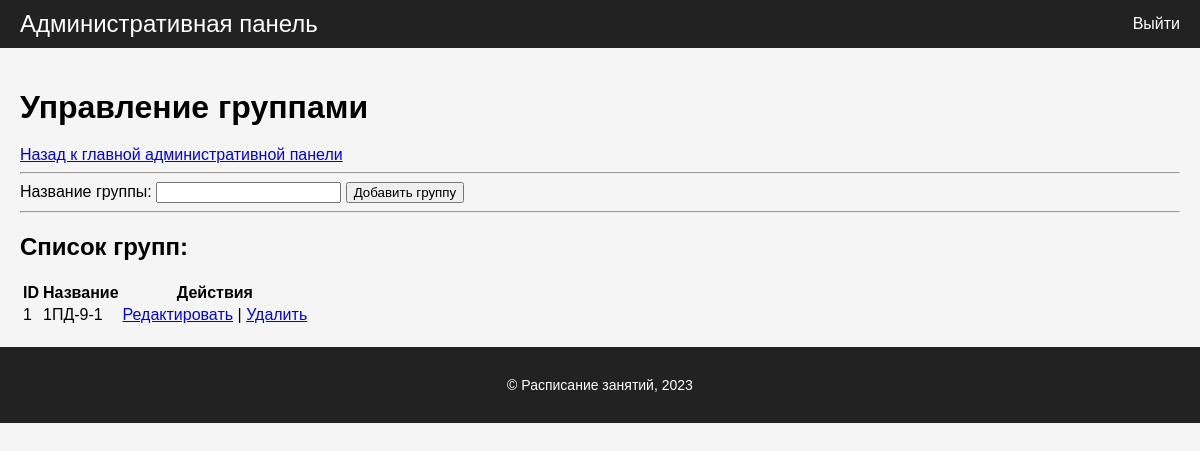
Before: /admin/groups.php (signed in) with the older database file.
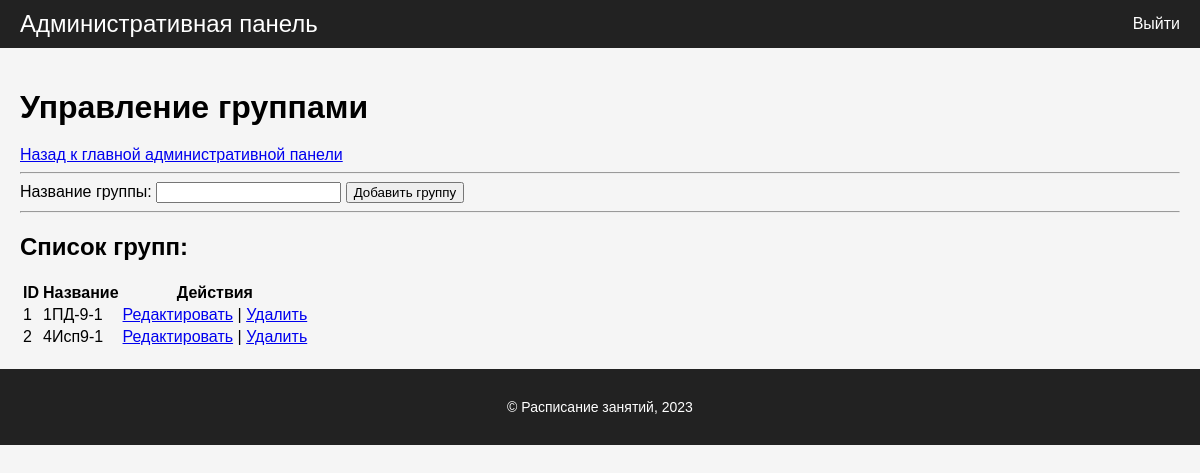
After: the same page with the newer database file.
### tables this page shows
CREATE TABLE groups (
    id INTEGER PRIMARY KEY AUTOINCREMENT,
    name TEXT NOT NULL
);

### includes/functions.php (called while the page is built, shortened)
<?php
function get_groups() {
    $db = get_db_connection();
    $sql = "SELECT * FROM groups ORDER BY name";
    $result = $db->query($sql)->fetchAll(PDO::FETCH_ASSOC);
    return $result;
}

### admin/groups.php (the view, shortened to what this page needs)
<?php
require_once('../includes/functions.php');
include('../templates/header.php');
?>
<!DOCTYPE html>
<html lang="ru">
<head>
    <link rel="stylesheet" href="../css/admin.css">
</head>
<body>
    <div class="container">
        <h1>Управление группами</h1>
        <a href="index.php">Назад к главной административной панели</a>
        <hr>
        <form method="post" id="add_group_form">
            <label for="group_name">Название группы:</label>
            <input type="text" id="group_name" name="group_name" required>
            <input type="submit" value="Добавить группу" name="add_group">
        </form>
        <hr>
        <h2>Список групп:</h2>
        <table>
            <tr>
                <th>ID</th>
                <th>Название</th>
                <th>Действия</th>
            </tr>
            <?php
            $groups = get_groups();
            foreach ($groups as $group) {
                echo "<tr>";
                echo "<td>" . htmlspecialchars($group['id']) . "</td>";
                echo "<td>" . htmlspecialchars($group['name']) . "</td>";
                echo "<td>";
                echo "<a href='edit_group.php?id=" . htmlspecialchars($group['id']) . "'>Редактировать</a> | ";
                echo "<a href='delete_group.php?id=" . htmlspecialchars($group['id']) . "'>Удалить</a>";
                echo "</td>";
                echo "</tr>";
            }
            ?>
        </table>
    </div>
</body>
</html>
<?php
include('../templates/footer.php');
?>

### templates/header.php (shortened to what this page needs)
<!DOCTYPE html>
<html lang="ru">
<head>
    <link rel="stylesheet" href="../css/admin.css">
</head>
<body>
    <header>
        <div class="admin-header-container">
            <div class="admin-logo">
                <a href="index.php">Административная панель</a>
            </div>
            <div class="admin-logout">
                <a href="logout.php">Выйти</a>
            </div>
        </div>
    </header>

### templates/footer.php (shortened to what this page needs)
    <footer class="footer mt-auto py-3 bg-light">
        <div class="container">
            <span class="text-muted">&copy; Расписание занятий, <?php echo date('Y'); ?></span>
        </div>
    </footer>
</body>
</html>

### css/admin.css (style rules this page uses)
body { font-family: Arial, sans-serif; margin: 0; padding: 0; background-color: #f5f5f5; }
.container { max-width: 1200px; margin: 0 auto; padding: 20px; }
h1 { font-size: 32px; margin-bottom: 20px; }
.admin-header-container { display: flex; justify-content: space-between; align-items: center; padding: 10px 20px; background-color: #222; }
.admin-logo a { font-size: 24px; color: #fff; text-decoration: none; }
.admin-logout a { color: #fff; text-decoration: none; }
footer { text-align: center; padding: 10px; background-color: #222; color: #fff; font-size: 14px; }

Changed rows visible on the page:
added groups: id "2", name "4Исп9-1"
